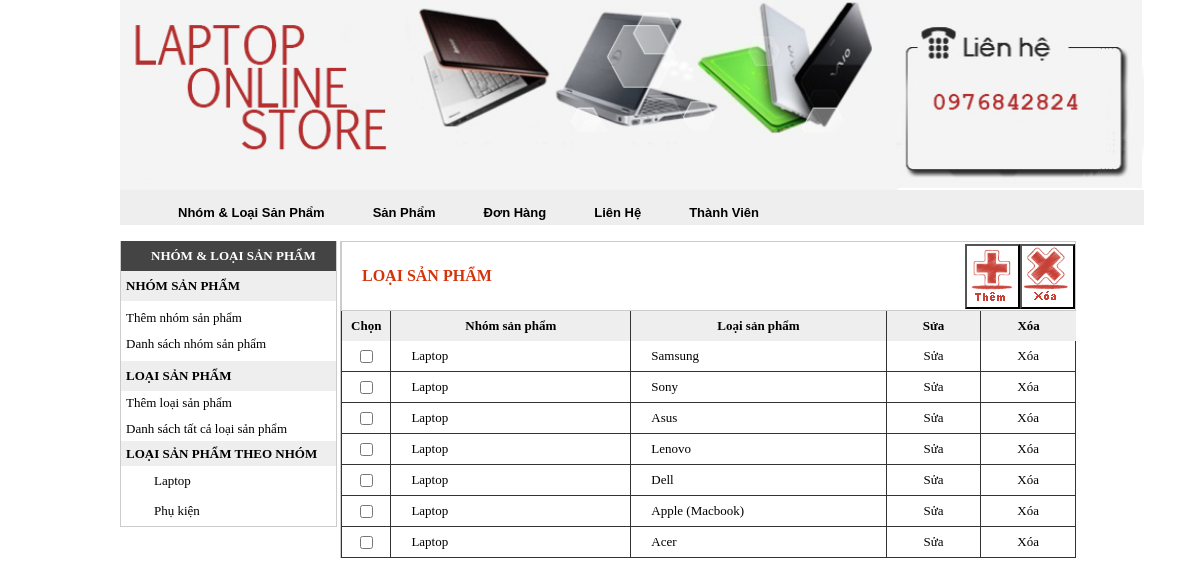
/admincp/?m=mn&b=loaisp-get-list&idn=1 (signed in), run on the app's committed database.
### tables this page shows
CREATE TABLE IF NOT EXISTS `nhomsanpham` (
  `id_nhom` int(10) NOT NULL,
  `tennhom` varchar(255) NOT NULL,
  PRIMARY KEY (`id_nhom`)
);

CREATE TABLE IF NOT EXISTS `loaisanpham` (
  `id_loai` int(10) NOT NULL,
  `id_nhom` int(11) NOT NULL,
  `tenloaisp` text NOT NULL,
  `ghichu` varchar(255) NOT NULL,
  PRIMARY KEY (`id_loai`)
);

### admincp/include/loaisp-get-list.php (the view)
<form method="post" id="frm" name="form">
<table width="735" height="70" border="0" cellspacing="0" cellpadding="0" bgcolor="#FFFFFF" bordercolordark="#FFFFFF">
	  <tr>
      	<td style="border-top:1px solid #CCCCCC; border-bottom: 1px solid #CCCCCC; border-left:1px solid #CCCCCC"><div align="left" style="color:#d4340c; font-family:Tahoma; font-size: 16px; font-weight:bold; padding-left:20px">LOẠI SẢN PHẨM</div></td>
      	<td style="border-top:1px solid #CCCCCC; border-bottom: 1px solid #CCCCCC; height:65px; width:55px">
		<input type="button" value='' onClick="document.form.action='../admincp/?m=mn&b=loaisp-insert'; document.form.submit();" style="background:url(../images/bt_them.jpg); width:55px; height:65px;">
		</td>
		<td style="border-top:1px solid #CCCCCC; border-bottom: 1px solid #CCCCCC; border-right:1px solid #CCCCCC; height:65px; width:55px">
		<input type="button" value='' onClick="document.form.action='../admincp/?m=mn&b=loaisp-xl-del';document.form.submit();" style="background:url(../images/bt_xoa.jpg); width:55px; height:65px;">
        </td>
      </tr>
    </table>
<table width="735" border="0" cellspacing="0" cellpadding="0">
  <tr height="30" bgcolor="#eee">
    <td align="center" width="50" style="border-left:1px solid #333;border-right:1px solid #333"><strong><font color="#000">Chọn</font></strong></td>
    <td align="center" width="235" style="border-right:1px solid #333"><strong><font color="#000">Nhóm sản phẩm</font></strong></td>
    <td align="center" width="250" style="border-right:1px solid #333"><strong><font color="#000">Loại sản phẩm</font></strong></td>
    <td align="center" width="100" style="border-right:1px solid #333"><strong><font color="#000">Sửa</font></strong></td>
    <td align="center" width="100"><strong><font color="#000">Xóa</font></strong></td>
  </tr>
<?php
		$idn=$_GET["idn"];
		$sql3="select nhomsanpham.tennhom,loaisanpham.* from nhomsanpham,loaisanpham where nhomsanpham.id_nhom=loaisanpham.id_nhom and loaisanpham.id_nhom='$idn' order by nhomsanpham.id_nhom ASC";
		$kq3=mysql_query($sql3);
		if(!$kq3)
			echo "";
		else{
		while($r3=mysql_fetch_array($kq3))
		{
			$id_nhom=$r3["id_nhom"];$tennhom=$r3["tennhom"];
			$id_loai=$r3["id_loai"];$tenloai=$r3["tenloaisp"];
  ?>
  <tr>
  <td width="50" align="center" style="border-left:1px solid #333;border-bottom:1px solid #333; border-right:1px solid #333">
  <input type="checkbox" name="chon[]" value="<?php echo $id_loai; ?>"/></td>
    <td width="235" height="30" align="left" style="border-bottom:1px solid #333; border-right:1px solid #333; padding-left:20px"><?php echo "$tennhom"; ?></td>
    <td width="250" align="left" style="border-bottom:1px solid #333; border-right:1px solid #333; padding-left:20px"><?php echo "$tenloai"; ?></td>
    <td width="100" align="center" style="border-bottom:1px solid #333; border-right:1px solid #333"><a href="?m=mn&amp;b=loaisp-update&idl=<?php echo "$id_loai"; ?>">Sửa</a></td>
    <td width="100" align="center" style="border-bottom:1px solid #333; border-right:1px solid #333"><a href="?m=mn&b=loaisp-del&idl=<?php echo "$id_loai"; ?>" onclick="return check()">Xóa</a>
    </td>
  </tr>
 <?php
		}
		}
 ?>
</table>
</form>

### admincp/include/menu-mn.php
<table width="215" border="0" cellspacing="0" cellpadding="0">
  <tr>
   <td class="menu" height="30"><div align="left" style="color:#FFF; font-family:Tahoma; font-size: 13px; font-weight:bold">NHÓM &amp; LOẠI SẢN PHẨM</div></td>
  </tr>
  <tr>
  	<td  height="30" style="padding-left:5px; background: #eee">
      <strong> NHÓM SẢN PHẨM</strong></td>
  </tr>
  <tr>
   <td height="60" style="padding-left:5px">
  <div align="left">
  <a href="../admincp/?m=mn&b=nhomsp-insert" class="admin-menu-left"> Thêm nhóm sản phẩm</a>
   	<div style="height:10px"></div>
	<a href="../admincp/?m=mn&b=nhomsp-list" class="admin-menu-left"> Danh sách nhóm sản phẩm</a>
	</div>
    </td>
  </tr>
    <tr>
  	<td  height="30" style="padding-left:5px; background: #eee">
      <strong> LOẠI SẢN PHẨM</strong></td>
  </tr>
  <tr>
   <td height="50" style="padding-left:5px">
  <div align="left">
 <a href="../admincp/?m=mn&b=loaisp-insert" class="admin-menu-left"> Thêm loại sản phẩm</a>
   	<div style="height:10px"></div>
	<a href="../admincp/?m=mn&b=loaisp-list" class="admin-menu-left"> Danh sách tất cả loại sản phẩm</a>
	</div>
    </td>
  </tr>
   <tr bgcolor="#eee">
   <td style="padding-left:5px;" height="25"><strong>LOẠI SẢN PHẨM THEO NHÓM</strong></td>
   </tr>
  <tr>
	<td>
    <?php
    $sql3=mysql_query("select * from nhomsanpham");
	while($r3=mysql_fetch_array($sql3))
	{
		$tennhom=$r3["tennhom"];$id_nhom=$r3["id_nhom"];
		echo "<tr><td>
		<div style=\"padding-left:20px;\">
		<table border=0 cellspacing=0 cellpadding=0 >
		<tr><td height=30px width=100%>
		&nbsp;&nbsp;&nbsp;
		<a style=\"color:#000000\" onMouseOver=\"style.color='#0099CC'\" onMouseOut=\"style.color='#000000'\" href='../admincp/?m=mn&b=loaisp-get-list&idn=$id_nhom'>$tennhom</a>
		</td></tr>
		</table>
		</div></td></tr>";
	}
	?>
    </td>
  </tr>
</table>

### admincp/css/main.css (style rules this page uses)
body { background-repeat: repeat-y; margin-left: 0px; margin-top: 0px; margin-right: 0px; margin-bottom: 0px; text-align: center; font-family:Tahoma; font-size:13px; background-color:#FFFFFF; background-attachment: fixed; }
a:link { text-decoration: none; color:#000000; }
.menu { padding-left:30px; border:0px solid #d4340c; background: #444; }

### data on the page
nhomsanpham: tennhom "Laptop"
nhomsanpham: tennhom "Phụ kiện"
loaisanpham: id_nhom.tennhom "Laptop", tenloaisp "Samsung"
loaisanpham: id_nhom.tennhom "Laptop", tenloaisp "Sony"
loaisanpham: id_nhom.tennhom "Laptop", tenloaisp "Asus"
loaisanpham: id_nhom.tennhom "Laptop", tenloaisp "Lenovo"
loaisanpham: id_nhom.tennhom "Laptop", tenloaisp "Dell"
loaisanpham: id_nhom.tennhom "Laptop", tenloaisp "Apple (Macbook)"
loaisanpham: id_nhom.tennhom "Laptop", tenloaisp "Acer"
